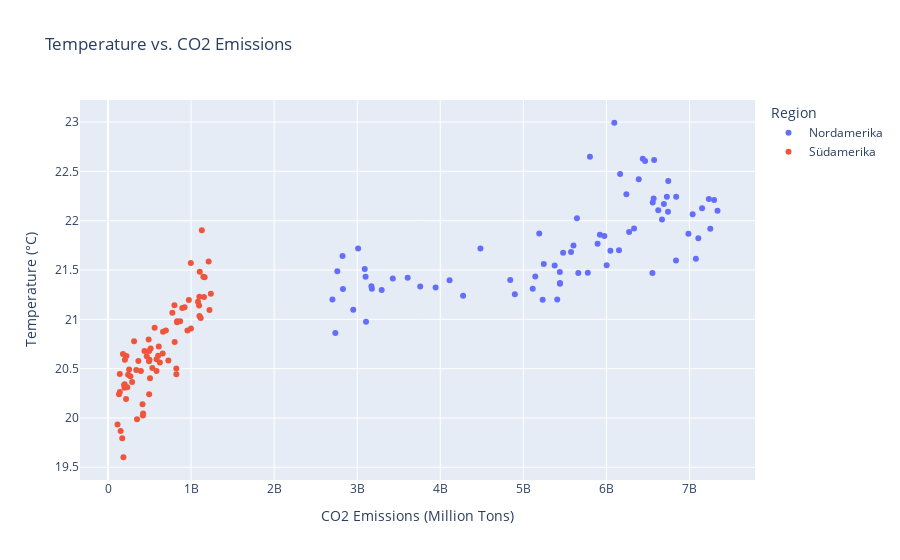

Source (notebook cell):
### Code cell
# Region hinzufügen, um die Daten zu unterscheiden
yearly_summarynorden["Region"] = "Nordamerika"
yearly_summarysouth["Region"] = "Südamerika"

df_combined = pd.concat([yearly_summarynorden, yearly_summarysouth], ignore_index=True)

plot_temperature_vs_emissions(df_combined)
